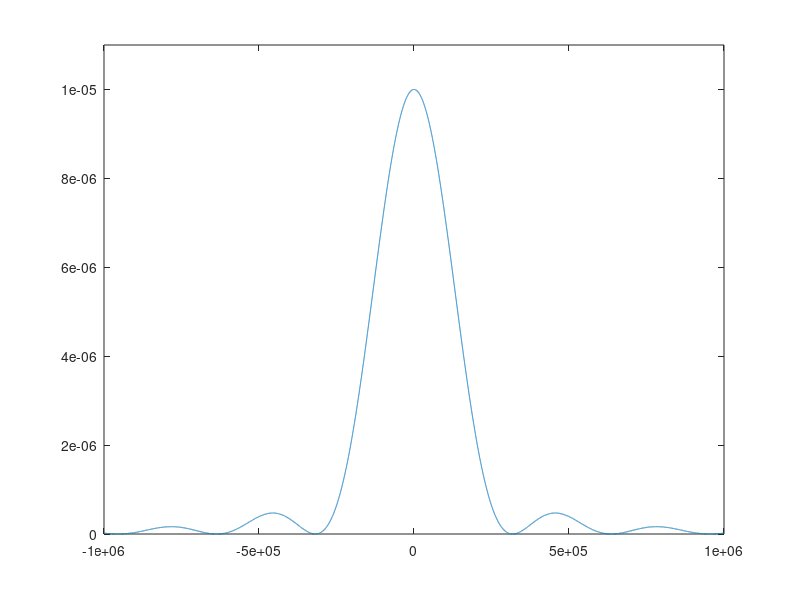

This chart was generated by the following MATLAB code: (Note: this script raises an error after producing the figure.)

clear;clf;close all;

% Part b, plotting PSD of NRZ signal
% Set f axis data set 
f = [-1e6:100:1e6];
symbolRate = 500000;
Ts = 1/symbolRate;
% PSD function
f_angular = f./2;
a = sinc((pi*Ts).*f_angular);
S_f_rect = (5*Ts).*(a.^2);

figure(1)
plot(f, S_f_rect)
ylim([0 1.1e-5])
xlim([-1e6 1e6])
xline(0.5e6, 'r')
xline(-0.5e6, 'r')
title("PSD of 4 PAM with rectangular NRZ pulse shape")
xlabel("Frequency (Hz)")
ylabel("Power spectral density")



% Part c, PSD of raised cosine signal
%f = [-1e6:100:1e6];
syms f
a = 1+cos((pi*Ts)*f);
S_f_rcos = ((5*Ts)/4)*a^2;

figure(2)
y = piecewise(f<=-0.5e6, 0, -0.5e6<f<0.5e6, S_f_rcos, f>=0.5e6, 0);
fplot(y)
xline(0.5e6, 'r')
xline(-0.5e6, 'r')
ylim([0 1.1e-5])
xlim([-1e6 1e6])
title("PSD of 4 PAM with Rasied Cosine pulse shape")
xlabel("Frequency (Hz)")
ylabel("Power spectral density")


% Code to genrate PSD plot with data 


L=500; % Total data symbols in experiment is 1 million
% To display the pulse shape, we oversample the signal
% by factor of f_ovsamp=8
f_ovsamp=8; % Oversampling factor vs data rate
delay_rc=3;


% NEW code to generate root-raised cosine pulseshape (rolloff factor 0.5)
prcos = rcosdesign( 1, delay_rc*2, f_ovsamp );
pcmatch=prcos(end:-1:1);
% Generating a rectangular pulse shape
prect=ones(1,f_ovsamp);
prect=prect/norm(prect);
prmatch=prect(end:-1:1);
% Generating random signal data for polar signaling
s_data = [-3; 3; 1; 3; 1];

s_data = zeros(L, 1);
for i=1:L
   num = round(3*rand(1));
   switch (num) 
       case 0
           s_data(i) = -3;
       case 1
           s_data(i) = -1;
       case 2
           s_data(i) = 1;
       case 3
           s_data(i) = 3;
   end 
end

transpose(s_data);
% upsample to match the 'fictitious oversampling rate'
% which is f_ovsamp/T (T=1 is the symbol duration)
s_up=upsample(s_data,f_ovsamp);
% Identify the decision delays due to pulse shaping
% and matched filters
delayrc=2*delay_rc*f_ovsamp;
delayrt=f_ovsamp-1;
% Generate polar signaling of different pulse- shaping
xrcos=conv(s_up,prcos);
xrect=conv(s_up,prect);

figure(3)
plot(xrcos)

% t=(1:200)/f_ovsamp;
% figure(1)
% subplot(311)
% figwave1=plot(t,xrcos(delayrc/2:delayrc/2+199));
% %figwave1=plot(t, xrcos);
% title(' (a) Root-raised cosine pulse. .');
% set(figwave1 , 'Linewidth' ,2);
% subplot(312)
% figwave2=plot(t,xrect(delayrt:delayrt+199));
% title(' (b) Rectangular pulse.')
% set(figwave2, 'Linewidth' ,2);

% sending over lin


figure(4)
% Spectrum comparison
[Psd1,f]=pwelch(xrcos, [], [], [], 'twosided' ,f_ovsamp) ;
[Psd2,f]=pwelch(xrect, [], [], [], 'twosided' ,f_ovsamp);
figpsd1=semilogy(f-f_ovsamp/2,fftshift(Psd1));
ylabel('Power spectral density');
xlabel('frequency in unit of {1/T}');
tt1=title(' (a) PSD using root-raised cosine pulse (rolloff factor alpha=1) ');
set(tt1, 'FontSize' ,11);
figure (5)
figpsd2=semilogy(f-f_ovsamp/2,fftshift(Psd2));
ylabel('Power spectral density');
xlabel('frequency in unit of {1/T} ' );
tt2=title(' (b) PSD using rectangular NRZ pulse');
set(tt2, 'FontSize' ,11);
